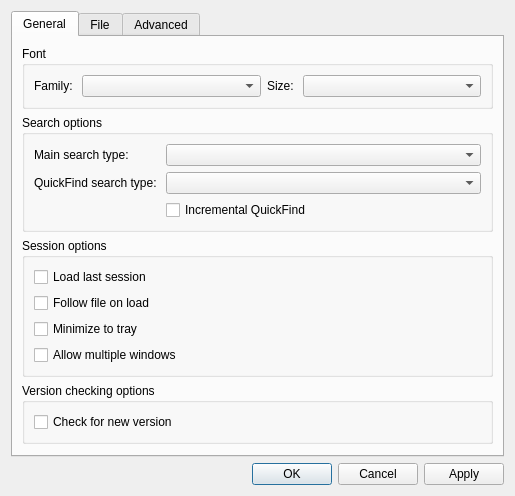
<?xml version="1.0" encoding="UTF-8"?>
<ui version="4.0">
 <class>OptionsDialog</class>
 <widget class="QDialog" name="OptionsDialog">
  <property name="geometry">
   <rect>
    <x>0</x>
    <y>0</y>
    <width>515</width>
    <height>450</height>
   </rect>
  </property>
  <property name="sizePolicy">
   <sizepolicy hsizetype="Fixed" vsizetype="Fixed">
    <horstretch>0</horstretch>
    <verstretch>0</verstretch>
   </sizepolicy>
  </property>
  <property name="windowTitle">
   <string>Options</string>
  </property>
  <layout class="QVBoxLayout" name="verticalLayout_2">
   <item>
    <widget class="QTabWidget" name="tabWidget">
     <property name="enabled">
      <bool>true</bool>
     </property>
     <property name="currentIndex">
      <number>0</number>
     </property>
     <widget class="QWidget" name="general_tab">
      <attribute name="title">
       <string>General</string>
      </attribute>
      <layout class="QVBoxLayout" name="verticalLayout_3">
       <item>
        <widget class="QGroupBox" name="fontBox">
         <property name="sizePolicy">
          <sizepolicy hsizetype="Expanding" vsizetype="Fixed">
           <horstretch>0</horstretch>
           <verstretch>0</verstretch>
          </sizepolicy>
         </property>
         <property name="title">
          <string>Font</string>
         </property>
         <layout class="QHBoxLayout" name="horizontalLayout_3">
          <item>
           <layout class="QHBoxLayout" name="horizontalLayout">
            <property name="sizeConstraint">
             <enum>QLayout::SetDefaultConstraint</enum>
            </property>
            <item>
             <widget class="QLabel" name="label">
              <property name="text">
               <string>Family: </string>
              </property>
             </widget>
            </item>
            <item>
             <widget class="QComboBox" name="fontFamilyBox">
              <property name="sizePolicy">
               <sizepolicy hsizetype="Expanding" vsizetype="Fixed">
                <horstretch>0</horstretch>
                <verstretch>0</verstretch>
               </sizepolicy>
              </property>
             </widget>
            </item>
            <item>
             <widget class="QLabel" name="label_2">
              <property name="text">
               <string>Size: </string>
              </property>
             </widget>
            </item>
            <item>
             <widget class="QComboBox" name="fontSizeBox">
              <property name="sizePolicy">
               <sizepolicy hsizetype="Expanding" vsizetype="Fixed">
                <horstretch>0</horstretch>
                <verstretch>0</verstretch>
               </sizepolicy>
              </property>
             </widget>
            </item>
           </layout>
          </item>
         </layout>
        </widget>
       </item>
       <item>
        <widget class="QGroupBox" name="searchBox">
         <property name="sizePolicy">
          <sizepolicy hsizetype="Expanding" vsizetype="Fixed">
           <horstretch>0</horstretch>
           <verstretch>0</verstretch>
          </sizepolicy>
         </property>
         <property name="title">
          <string>Search options</string>
         </property>
         <layout class="QVBoxLayout" name="verticalLayout_4">
          <item>
           <layout class="QGridLayout" name="gridLayout">
            <item row="0" column="0">
             <widget class="QLabel" name="label_3">
              <property name="text">
               <string>Main search type: </string>
              </property>
             </widget>
            </item>
            <item row="0" column="1">
             <widget class="QComboBox" name="mainSearchBox">
              <property name="sizePolicy">
               <sizepolicy hsizetype="Expanding" vsizetype="Fixed">
                <horstretch>0</horstretch>
                <verstretch>0</verstretch>
               </sizepolicy>
              </property>
             </widget>
            </item>
            <item row="1" column="0">
             <widget class="QLabel" name="label_4">
              <property name="text">
               <string>QuickFind search type: </string>
              </property>
             </widget>
            </item>
            <item row="1" column="1">
             <widget class="QComboBox" name="quickFindSearchBox">
              <property name="sizePolicy">
               <sizepolicy hsizetype="Expanding" vsizetype="Fixed">
                <horstretch>0</horstretch>
                <verstretch>0</verstretch>
               </sizepolicy>
              </property>
             </widget>
            </item>
            <item row="4" column="1">
             <widget class="QCheckBox" name="incrementalCheckBox">
              <property name="layoutDirection">
               <enum>Qt::LeftToRight</enum>
              </property>
              <property name="text">
               <string>Incremental QuickFind</string>
              </property>
             </widget>
            </item>
           </layout>
          </item>
         </layout>
        </widget>
       </item>
       <item>
        <widget class="QGroupBox" name="sessionBox">
         <property name="title">
          <string>Session options</string>
         </property>
         <layout class="QVBoxLayout" name="verticalLayout_6">
          <item>
           <widget class="QCheckBox" name="loadLastSessionCheckBox">
            <property name="text">
             <string>Load last session</string>
            </property>
           </widget>
          </item>
          <item>
           <widget class="QCheckBox" name="followFileOnLoadCheckBox">
            <property name="text">
             <string>Follow file on load</string>
            </property>
           </widget>
          </item>
          <item>
           <widget class="QCheckBox" name="minimizeToTrayCheckBox">
            <property name="text">
             <string>Minimize to tray</string>
            </property>
           </widget>
          </item>
          <item>
           <widget class="QCheckBox" name="multipleWindowsCheckBox">
            <property name="text">
             <string>Allow multiple windows</string>
            </property>
           </widget>
          </item>
         </layout>
        </widget>
       </item>
       <item>
        <widget class="QGroupBox" name="versionCheckingBox">
         <property name="title">
          <string>Version checking options</string>
         </property>
         <layout class="QVBoxLayout" name="verticalLayout_7">
          <item>
           <widget class="QCheckBox" name="checkForNewVersionCheckBox">
            <property name="text">
             <string>Check for new version</string>
            </property>
           </widget>
          </item>
         </layout>
        </widget>
       </item>
       <item>
        <spacer name="verticalSpacer">
         <property name="orientation">
          <enum>Qt::Vertical</enum>
         </property>
         <property name="sizeHint" stdset="0">
          <size>
           <width>20</width>
           <height>0</height>
          </size>
         </property>
        </spacer>
       </item>
      </layout>
     </widget>
     <widget class="QWidget" name="file_watch_tab">
      <attribute name="title">
       <string>File</string>
      </attribute>
      <layout class="QVBoxLayout" name="verticalLayout_9">
       <item>
        <widget class="QGroupBox" name="fileChangeBox">
         <property name="title">
          <string>File change monitoring</string>
         </property>
         <layout class="QVBoxLayout" name="verticalLayout">
          <item>
           <widget class="QCheckBox" name="nativeFileWatchCheckBox">
            <property name="text">
             <string>Enable filesystem change monitoring</string>
            </property>
           </widget>
          </item>
          <item>
           <widget class="QCheckBox" name="pollingCheckBox">
            <property name="text">
             <string>Enable polling</string>
            </property>
           </widget>
          </item>
          <item>
           <layout class="QHBoxLayout" name="horizontalLayout_5">
            <item>
             <widget class="QLabel" name="label_5">
              <property name="text">
               <string>Polling interval (ms):</string>
              </property>
             </widget>
            </item>
            <item>
             <widget class="QLineEdit" name="pollIntervalLineEdit">
              <property name="maximumSize">
               <size>
                <width>16777215</width>
                <height>16777215</height>
               </size>
              </property>
              <property name="inputMethodHints">
               <set>Qt::ImhDigitsOnly</set>
              </property>
             </widget>
            </item>
           </layout>
          </item>
         </layout>
        </widget>
       </item>
       <item>
        <spacer name="verticalSpacer_3">
         <property name="orientation">
          <enum>Qt::Vertical</enum>
         </property>
         <property name="sizeHint" stdset="0">
          <size>
           <width>20</width>
           <height>40</height>
          </size>
         </property>
        </spacer>
       </item>
      </layout>
     </widget>
     <widget class="QWidget" name="advanced_tab">
      <property name="enabled">
       <bool>true</bool>
      </property>
      <attribute name="title">
       <string>Advanced</string>
      </attribute>
      <layout class="QVBoxLayout" name="verticalLayout_5">
       <item>
        <widget class="QGroupBox" name="perfBox">
         <property name="title">
          <string>Indexing and search</string>
         </property>
         <layout class="QFormLayout" name="formLayout_2">
          <property name="fieldGrowthPolicy">
           <enum>QFormLayout::ExpandingFieldsGrow</enum>
          </property>
          <property name="labelAlignment">
           <set>Qt::AlignLeading|Qt::AlignLeft|Qt::AlignVCenter</set>
          </property>
          <item row="0" column="0">
           <widget class="QCheckBox" name="parallelSearchCheckBox">
            <property name="text">
             <string>Use parallel search</string>
            </property>
           </widget>
          </item>
          <item row="4" column="0">
           <widget class="QLabel" name="label_8">
            <property name="text">
             <string>Index file read buffer (Mib):</string>
            </property>
           </widget>
          </item>
          <item row="4" column="1">
           <widget class="QSpinBox" name="indexReadBufferSpinBox">
            <property name="sizePolicy">
             <sizepolicy hsizetype="MinimumExpanding" vsizetype="Fixed">
              <horstretch>0</horstretch>
              <verstretch>0</verstretch>
             </sizepolicy>
            </property>
           </widget>
          </item>
          <item row="5" column="0">
           <widget class="QLabel" name="label_9">
            <property name="text">
             <string>Search read buffer (lines):</string>
            </property>
           </widget>
          </item>
          <item row="5" column="1">
           <widget class="QSpinBox" name="searchReadBufferSpinBox">
            <property name="sizePolicy">
             <sizepolicy hsizetype="MinimumExpanding" vsizetype="Fixed">
              <horstretch>0</horstretch>
              <verstretch>0</verstretch>
             </sizepolicy>
            </property>
            <property name="suffix">
             <string/>
            </property>
            <property name="maximum">
             <number>100000</number>
            </property>
           </widget>
          </item>
          <item row="6" column="0">
           <widget class="QCheckBox" name="keepFileClosedCheckBox">
            <property name="toolTip">
             <string>File will be kept closed as much as possible. Affects only files opened after check state changed</string>
            </property>
            <property name="text">
             <string>Keep file closed</string>
            </property>
           </widget>
          </item>
         </layout>
        </widget>
       </item>
       <item>
        <widget class="QGroupBox" name="cachingBox">
         <property name="title">
          <string>Caching</string>
         </property>
         <property name="alignment">
          <set>Qt::AlignLeading|Qt::AlignLeft|Qt::AlignVCenter</set>
         </property>
         <property name="flat">
          <bool>false</bool>
         </property>
         <layout class="QFormLayout" name="formLayout">
          <property name="labelAlignment">
           <set>Qt::AlignLeading|Qt::AlignLeft|Qt::AlignVCenter</set>
          </property>
          <item row="0" column="0">
           <widget class="QCheckBox" name="useLineEndingCacheCheckBox">
            <property name="text">
             <string>Use line ending cache</string>
            </property>
            <property name="checked">
             <bool>true</bool>
            </property>
           </widget>
          </item>
          <item row="1" column="0" colspan="2">
           <widget class="QCheckBox" name="searchResultsCacheCheckBox">
            <property name="text">
             <string>Enable search results cache</string>
            </property>
           </widget>
          </item>
          <item row="2" column="0">
           <widget class="QLabel" name="label_6">
            <property name="text">
             <string>Search cache size (lines):</string>
            </property>
           </widget>
          </item>
          <item row="2" column="1">
           <widget class="QSpinBox" name="searchCacheSpinBox">
            <property name="sizePolicy">
             <sizepolicy hsizetype="MinimumExpanding" vsizetype="Fixed">
              <horstretch>0</horstretch>
              <verstretch>0</verstretch>
             </sizepolicy>
            </property>
            <property name="maximum">
             <number>10000000</number>
            </property>
           </widget>
          </item>
         </layout>
        </widget>
       </item>
       <item>
        <widget class="QGroupBox" name="loggingBox">
         <property name="title">
          <string>Logging</string>
         </property>
         <layout class="QVBoxLayout" name="verticalLayout_8">
          <item>
           <widget class="QCheckBox" name="loggingCheckBox">
            <property name="text">
             <string>Enable logging</string>
            </property>
           </widget>
          </item>
          <item>
           <layout class="QHBoxLayout" name="horizontalLayout_4">
            <item>
             <widget class="QLabel" name="verbosityLabel">
              <property name="text">
               <string>Verbosity</string>
              </property>
             </widget>
            </item>
            <item>
             <widget class="QSpinBox" name="verbositySpinBox">
              <property name="enabled">
               <bool>false</bool>
              </property>
              <property name="maximum">
               <number>6</number>
              </property>
             </widget>
            </item>
           </layout>
          </item>
         </layout>
        </widget>
       </item>
       <item>
        <spacer name="verticalSpacer_2">
         <property name="orientation">
          <enum>Qt::Vertical</enum>
         </property>
         <property name="sizeHint" stdset="0">
          <size>
           <width>20</width>
           <height>20</height>
          </size>
         </property>
        </spacer>
       </item>
      </layout>
     </widget>
    </widget>
   </item>
   <item>
    <widget class="QDialogButtonBox" name="buttonBox">
     <property name="orientation">
      <enum>Qt::Horizontal</enum>
     </property>
     <property name="standardButtons">
      <set>QDialogButtonBox::Apply|QDialogButtonBox::Cancel|QDialogButtonBox::Ok</set>
     </property>
    </widget>
   </item>
  </layout>
 </widget>
 <resources/>
 <connections/>
 <designerdata>
  <property name="gridDeltaX">
   <number>10</number>
  </property>
  <property name="gridDeltaY">
   <number>10</number>
  </property>
  <property name="gridSnapX">
   <bool>true</bool>
  </property>
  <property name="gridSnapY">
   <bool>true</bool>
  </property>
  <property name="gridVisible">
   <bool>true</bool>
  </property>
 </designerdata>
</ui>
